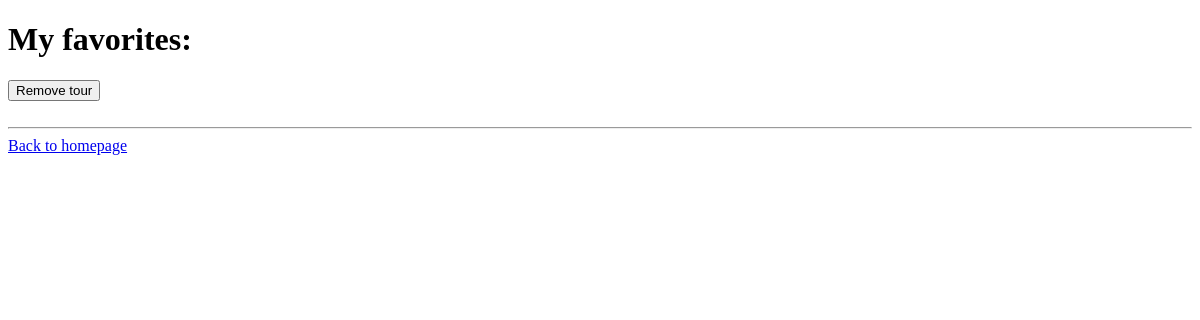
Before: /favorites with the older database file.
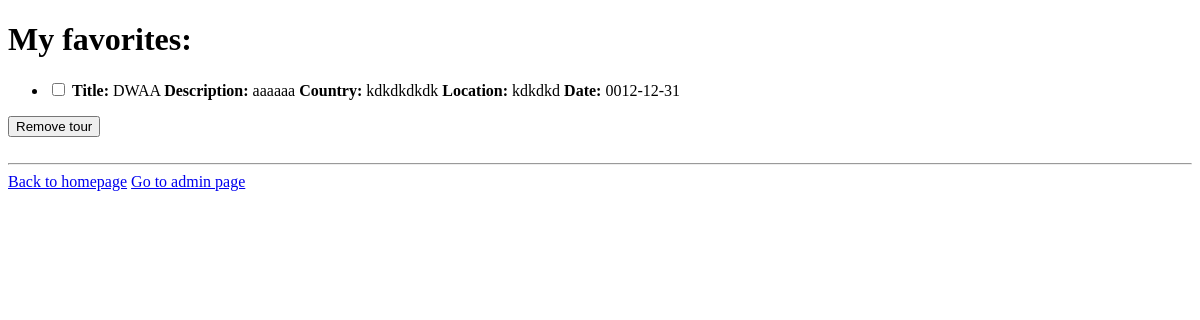
After: the same page with the newer database file.
### tables this page shows
CREATE TABLE TourFavorites(
                User_ID INTEGER,
                Tour_ID INTEGER
    );

CREATE TABLE Tour(
                ID INTEGER PRIMARY KEY AUTOINCREMENT,
                Title TEXT,
                Description TEXT,
                Country TEXT,
                Location TEXT,
                Date DATETIME,
                CreatedBy 
    );

### app.py (the view)
@application.route('/favorites')
def favorites():
    global global_user_id
    list_of_favorited_tours = get_favorite_tours_from_user(global_user_id)
    is_admin = get_user_online_is_admin()
    return render_template('/favorites.html', list_of_favorited_tours=list_of_favorited_tours, is_admin=is_admin)

### backend/autentication/login.py (called while the page is built)
def get_user_online():
    pathing = os.path.dirname(__file__) + "/user_online.json"
    try:
        with open(pathing, 'r') as file:
            data = json.load(file)
            return data.get('user_online', '')
    except FileNotFoundError:
        return r'user_online.json File Not Found'

def get_user_online_is_admin():
    admin_check = get_user_online()
    if admin_get(admin_check):
        return True
    else:
        return False

### backend/database/favorites.py (called while the page is built)
def get_favorites_sql(id_user):
    db = sqlite3.connect(pathing)
    cursor = db.cursor()
    cursor.execute("SELECT * from Tour")
    cursor.execute('''SELECT *
            FROM Tour
            INNER JOIN TourFavorites on Tour.ID = TourFavorites.Tour_ID
            WHERE TourFavorites.User_ID = ?''', (id_user,))
    list_of_favorited_tours = cursor.fetchall()
    db.close()
    return list_of_favorited_tours

### backend/database/user.py (called while the page is built)
def admin_get(Username):
    con = sqlite3.connect(pathing)
    cur = con.cursor()
    try:
        con = sqlite3.connect(pathing)
        cur = con.cursor()
        cur.execute("SELECT Admin FROM User WHERE Username = ?", (Username,))
        admin = cur.fetchone()
        return admin[0]
    except:
        print("FEIL I ADMIN_GET")

### frontend/templates/favorites.html (shortened to what this page needs)
<!doctype html>
<html lang="en">
<head>
    <link rel="stylesheet" type="text/css" href="{{ url_for('static', filename='css/favorites.css') }}">
</head>
<body>
    <h1>My favorites:</h1>
    <form action="/remove_favorite_tour" method="POST">
        <ul>
            {% for tour in list_of_favorited_tours %}
            <li>
                <input type="checkbox" name="checkbox_favorite_tour" value="{{ tour[0] }}">
                <strong>Title:</strong> {{ tour[1] }}
                <strong>Description:</strong> {{ tour[2] }}
                <strong>Country:</strong> {{ tour[3] }}
                <strong>Location:</strong> {{ tour[4] }}
                <strong>Date:</strong> {{ tour[5] }}
            </li>
            {% endfor %}
        </ul>
        <button type="submit" name="handle_action" value="delete">Remove tour</button>
    </form>
        <br />
        <hr />
    <a href="{{ url_for('homepage') }}">Back to homepage</a>
    {% if is_admin %}
    <a href="{{ url_for('adminpage') }}" class="top_links_styling">Go to admin page</a>
    {% endif %}
</body>
</html>

Changed rows visible on the page:
added TourFavorites: Title "DWAA", Description "aaaaaa", Country "kdkdkdkdk", Location "kdkdkd", Date "0012-12-31"
Other visible differences:
text now shown: "Go to admin page"
